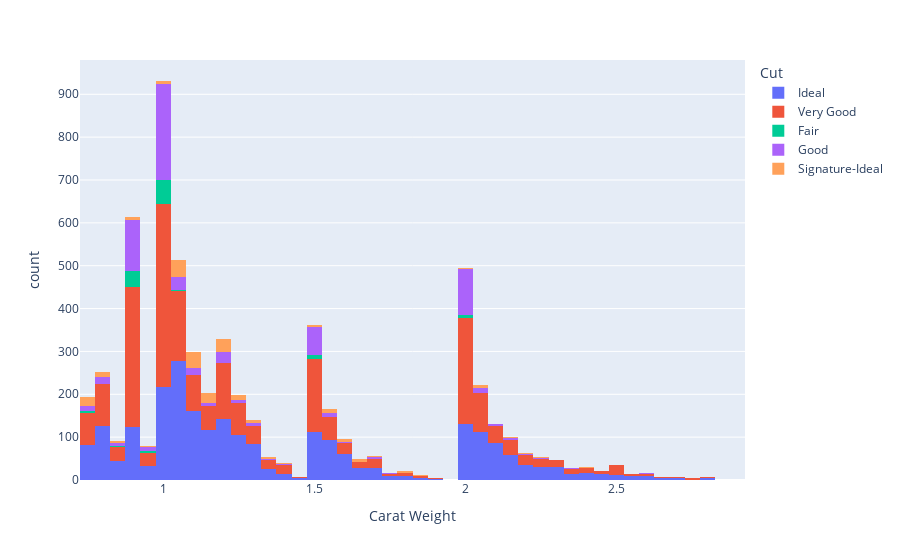

Notebook cell for this chart:
### Code cell
# This is how you build a histogram
# That allows you to look at a feature with more information

fig = px.histogram(df, 
                   x = "Carat Weight",
                   color = "Cut"
                  )

fig.show()

### Figure 1 — Plotly figure (JSON) as saved in the notebook; plotly's stock layout.template omitted (floating-point values rounded to 4 significant figures; data arrays with more than 128 entries replaced by an {"elided": "..."} marker saying what was removed)
{"data": [{"alignmentgroup": "True", "bingroup": "x", "hovertemplate": "Cut=Ideal<br>Carat Weight=%{x}<br>count=%{y}<extra></extra>", "legendgroup": "Ideal", "marker": {"color": "#636efa", "pattern": {"shape": ""}}, "name": "Ideal", "offsetgroup": "Ideal", "orientation": "v", "showlegend": true, "type": "histogram", "x": {"elided": "2482 float values"}, "xaxis": "x", "yaxis": "y"}, {"alignmentgroup": "True", "bingroup": "x", "hovertemplate": "Cut=Very Good<br>Carat Weight=%{x}<br>count=%{y}<extra></extra>", "legendgroup": "Very Good", "marker": {"color": "#EF553B", "pattern": {"shape": ""}}, "name": "Very Good", "offsetgroup": "Very Good", "orientation": "v", "showlegend": true, "type": "histogram", "x": {"elided": "2428 float values"}, "xaxis": "x", "yaxis": "y"}, {"alignmentgroup": "True", "bingroup": "x", "hovertemplate": "Cut=Fair<br>Carat Weight=%{x}<br>count=%{y}<extra></extra>", "legendgroup": "Fair", "marker": {"color": "#00cc96", "pattern": {"shape": ""}}, "name": "Fair", "offsetgroup": "Fair", "orientation": "v", "showlegend": true, "type": "histogram", "x": {"elided": "129 float values"}, "xaxis": "x", "yaxis": "y"}, {"alignmentgroup": "True", "bingroup": "x", "hovertemplate": "Cut=Good<br>Carat Weight=%{x}<br>count=%{y}<extra></extra>", "legendgroup": "Good", "marker": {"color": "#ab63fa", "pattern": {"shape": ""}}, "name": "Good", "offsetgroup": "Good", "orientation": "v", "showlegend": true, "type": "histogram", "x": {"elided": "708 float values"}, "xaxis": "x", "yaxis": "y"}, {"alignmentgroup": "True", "bingroup": "x", "hovertemplate": "Cut=Signature-Ideal<br>Carat Weight=%{x}<br>count=%{y}<extra></extra>", "legendgroup": "Signature-Ideal", "marker": {"color": "#FFA15A", "pattern": {"shape": ""}}, "name": "Signature-Ideal", "offsetgroup": "Signature-Ideal", "orientation": "v", "showlegend": true, "type": "histogram", "x": {"elided": "253 float values"}, "xaxis": "x", "yaxis": "y"}], "layout": {"autosize": true, "barmode": "relative", "legend": {"title": {"text": "Cut"}, "tracegroupgap": 0}, "margin": {"t": 60}, "xaxis": {"anchor": "y", "autorange": true, "domain": [0, 1], "range": [0.725, 2.925], "title": {"text": "Carat Weight"}, "type": "linear"}, "yaxis": {"anchor": "x", "autorange": true, "domain": [0, 1], "range": [0, 980], "title": {"text": "count"}}}}
